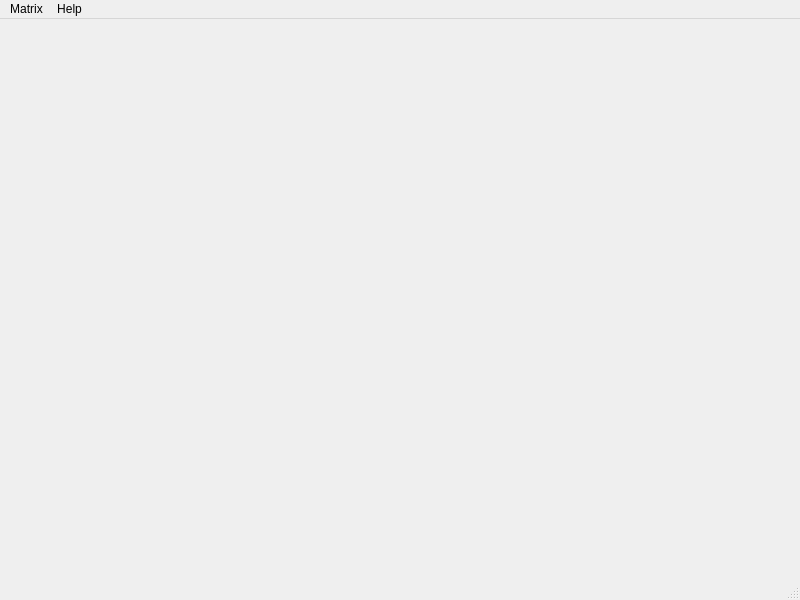
<?xml version="1.0" encoding="UTF-8"?>
<ui version="4.0">
 <class>QMatrix_Solver_MainWindow</class>
 <widget class="QMainWindow" name="QMatrix_Solver_MainWindow">
  <property name="geometry">
   <rect>
    <x>0</x>
    <y>0</y>
    <width>800</width>
    <height>600</height>
   </rect>
  </property>
  <property name="windowTitle">
   <string>QMatrix_Solver_MainWindow</string>
  </property>
  <widget class="QWidget" name="centralwidget"/>
  <widget class="QMenuBar" name="menubar">
   <property name="geometry">
    <rect>
     <x>0</x>
     <y>0</y>
     <width>800</width>
     <height>25</height>
    </rect>
   </property>
   <widget class="QMenu" name="menuMatrix">
    <property name="title">
     <string>Matrix</string>
    </property>
    <addaction name="actionNew_Matrix"/>
   </widget>
   <widget class="QMenu" name="menuHelp">
    <property name="title">
     <string>Help</string>
    </property>
    <widget class="QMenu" name="menuLanguage">
     <property name="title">
      <string>Language</string>
     </property>
     <addaction name="separator"/>
     <addaction name="actionEnglish"/>
     <addaction name="actionChinese"/>
    </widget>
    <addaction name="actionGetHelp"/>
    <addaction name="separator"/>
    <addaction name="actionAbout"/>
    <addaction name="menuLanguage"/>
   </widget>
   <addaction name="menuMatrix"/>
   <addaction name="menuHelp"/>
  </widget>
  <widget class="QStatusBar" name="statusbar"/>
  <action name="actionGetHelp">
   <property name="text">
    <string>Get Help...</string>
   </property>
  </action>
  <action name="actionAbout">
   <property name="text">
    <string>About...</string>
   </property>
  </action>
  <action name="actionNew_Matrix">
   <property name="text">
    <string>New Matrix...</string>
   </property>
  </action>
  <action name="actionEnglish">
   <property name="text">
    <string>English</string>
   </property>
  </action>
  <action name="actionChinese">
   <property name="text">
    <string>Chinese</string>
   </property>
  </action>
 </widget>
 <resources/>
 <connections/>
</ui>
